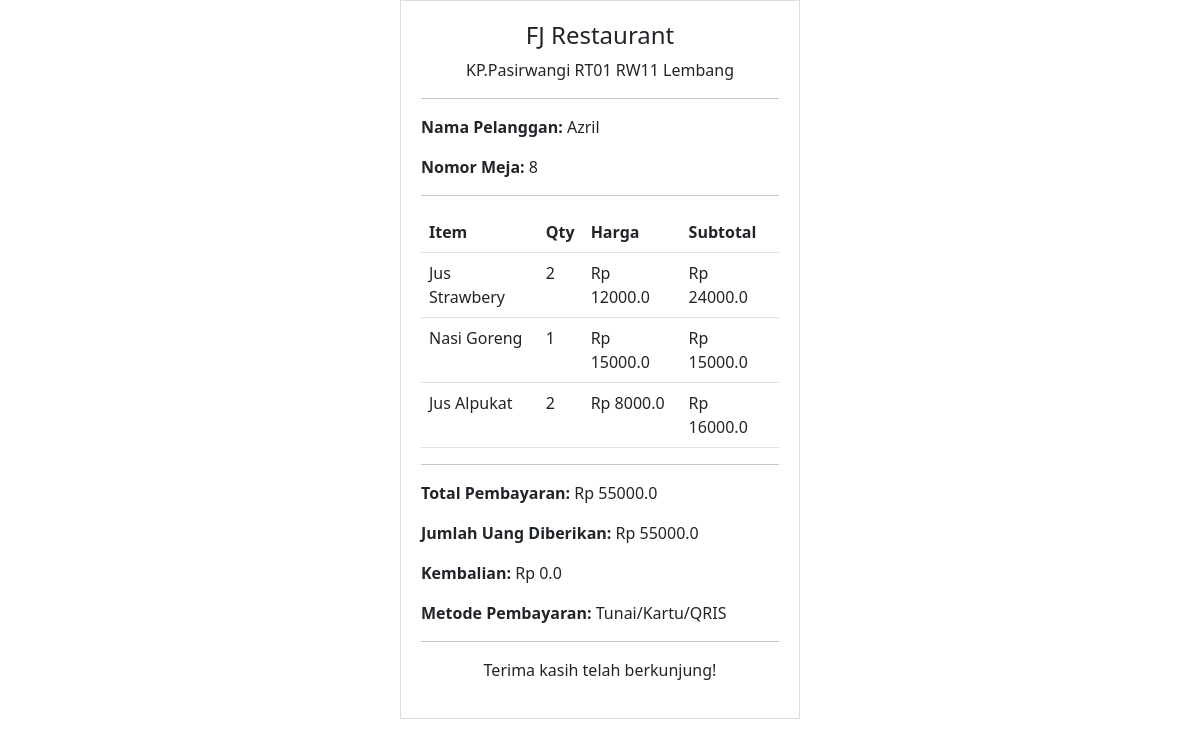
The page /receipt/11 on the database its author committed.
### tables this page shows
CREATE TABLE orders (
                        id INTEGER PRIMARY KEY AUTOINCREMENT,
                        customer_name TEXT NOT NULL,
                        table_number INTEGER NOT NULL,
                        item_id INTEGER NOT NULL,
                        quantity INTEGER NOT NULL,
                        status TEXT DEFAULT 'Pending',
                        paid INTEGER DEFAULT 0,
                        FOREIGN KEY (item_id) REFERENCES menu(id));

CREATE TABLE menu (
                        id INTEGER PRIMARY KEY AUTOINCREMENT,
                        name TEXT NOT NULL,
                        price REAL NOT NULL,
                        image TEXT);

### main.py (the view)
@app.route('/receipt/<int:order_id>')
def receipt(order_id):
    conn = sqlite3.connect('restaurant.db')
    cursor = conn.cursor()
    cursor.execute("""
        SELECT customer_name, table_number
        FROM orders
        WHERE id = ?
    """, (order_id,))
    order_info = cursor.fetchone()
    if not order_info:
        flash("Struk tidak ditemukan!", "danger")
        return redirect(url_for('cashier'))
    customer_name, table_number = order_info
    cursor.execute("""
        SELECT menu.name, orders.quantity, menu.price, (orders.quantity * menu.price) as subtotal
        FROM orders
        JOIN menu ON orders.item_id = menu.id
        WHERE orders.customer_name = ? AND orders.table_number = ?
    """, (customer_name, table_number))
    order_items = cursor.fetchall()
    total_price = sum(item[3] for item in order_items)
    amount_paid = float(request.args.get('amount_paid', total_price))  # Default: total harga
    change = amount_paid - total_price  # Hitung kembalian
    conn.close()
    return render_template('receipt.html',
                           customer_name=customer_name,
                           table_number=table_number,
                           order_items=order_items,
                           total_price=total_price,
                           amount_paid=amount_paid,
                           change=change)

### templates/receipt.html (shortened to what this page needs)
<!DOCTYPE html>
<html lang="id">
<head>
    <link href="https://cdn.jsdelivr.net/npm/bootstrap@5.3.0/dist/css/bootstrap.min.css" rel="stylesheet">
</head>
<body onload="window.print()">
<div id="receipt">
    <h4 class="text-center">FJ Restaurant</h4>
    <p class="text-center">KP.Pasirwangi RT01 RW11 Lembang</p>
    <hr>
    <p><strong>Nama Pelanggan:</strong> {{ customer_name }}</p>
    <p><strong>Nomor Meja:</strong> {{ table_number }}</p>
    <hr>
    <table class="table">
        <thead>
            <tr>
                <th>Item</th>
                <th>Qty</th>
                <th>Harga</th>
                <th>Subtotal</th>
            </tr>
        </thead>
        <tbody>
            {% for item in order_items %}
            <tr>
                <td>{{ item[0] }}</td>
                <td>{{ item[1] }}</td>
                <td>Rp {{ item[2] }}</td>
                <td>Rp {{ item[3] }}</td>
            </tr>
            {% endfor %}
        </tbody>
    </table>
    <hr>
    <p><strong>Total Pembayaran:</strong> Rp {{ total_price }}</p>
    <p><strong>Jumlah Uang Diberikan:</strong> Rp {{ amount_paid }}</p>
    <p><strong>Kembalian:</strong> Rp {{ change }}</p>
    <p><strong>Metode Pembayaran:</strong> Tunai/Kartu/QRIS</p>
    <hr>
    <p class="text-center">Terima kasih telah berkunjung!</p>
</div>
</body>
</html>

### templates/receipt.html (style rules this page uses)
#receipt { max-width: 400px; margin: auto; padding: 20px; border: 1px solid #ddd; background: #fff; }
table { width: 100%; }

### rows shown on the page
orders: customer_name "Azril", name "Jus Strawbery", quantity "2", price "12000.0", item "24000.0"
orders: name "Nasi Goreng", quantity "1", price "15000.0", item "15000.0"
orders: name "Jus Alpukat", quantity "2", price "8000.0", item "16000.0"

### other values the page prints
{{ table_number }} "8"
{{ total_price }} "55000.0"
{{ amount_paid }} "55000.0"
{{ change }} "0.0"
